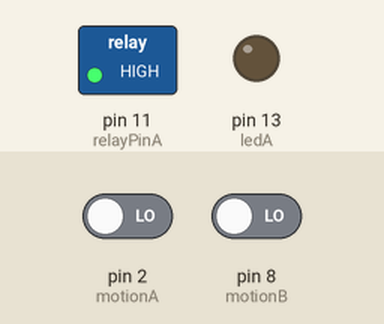
Simulated run of this sketch. Board: Arduino Uno, built with avr-gcc and run on an emulated ATmega328P. Parts: switched loads named in the sketch (green lamp = pin HIGH), output pins drawn as LEDs (lit = HIGH). Inputs (shaded band) come from the test bench; at power-on: pin 2 (motionA) LOW, pin 8 (motionB) LOW.

Above: at 1.2 s.
1.3 s: pin 2 (motionA) driven HIGH
At 1.6 s:
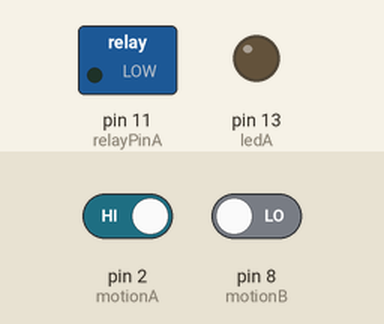
Timing chart, 0 to 4.3 s (numbered marks = the images above; inputs shaded):
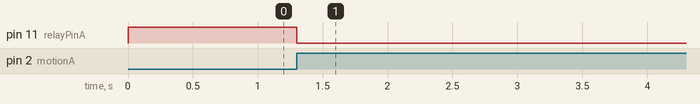

The sketch:

Motion_based_lights.ino
```cpp
/*WORKS OKAY*/


const int ledA=13;
const int motionA=2;
const int relayPinA=11;

const int ledB=13;
const int motionB=8;
const int relayPinB=11;

void setup() {
  pinMode(ledA,OUTPUT);
  pinMode(motionA,INPUT);
  pinMode(relayPinA,OUTPUT);

  pinMode(ledB,OUTPUT);
  pinMode(motionB,INPUT);
  pinMode(relayPinB,OUTPUT);

  digitalWrite(relayPinA,HIGH);
  digitalWrite(relayPinB,HIGH);
}

void loop() {

    int value=digitalRead(motionA);
    if(value==HIGH){

      digitalWrite(relayPinA,LOW);
      delay(300000);

      digitalWrite(relayPinA,HIGH);
      delay(500);

    }
    else
    {
      int value1=digitalRead(motionB);
      if(value1==HIGH)
      {
        digitalWrite(relayPinB,LOW);
        delay(300000);

        digitalWrite(relayPinB,HIGH);
        delay(500);
      }
    }
}
```

Measured:
- after the input at 1.3 s, pin 11 (relayPinA): HIGH → LOW at once
